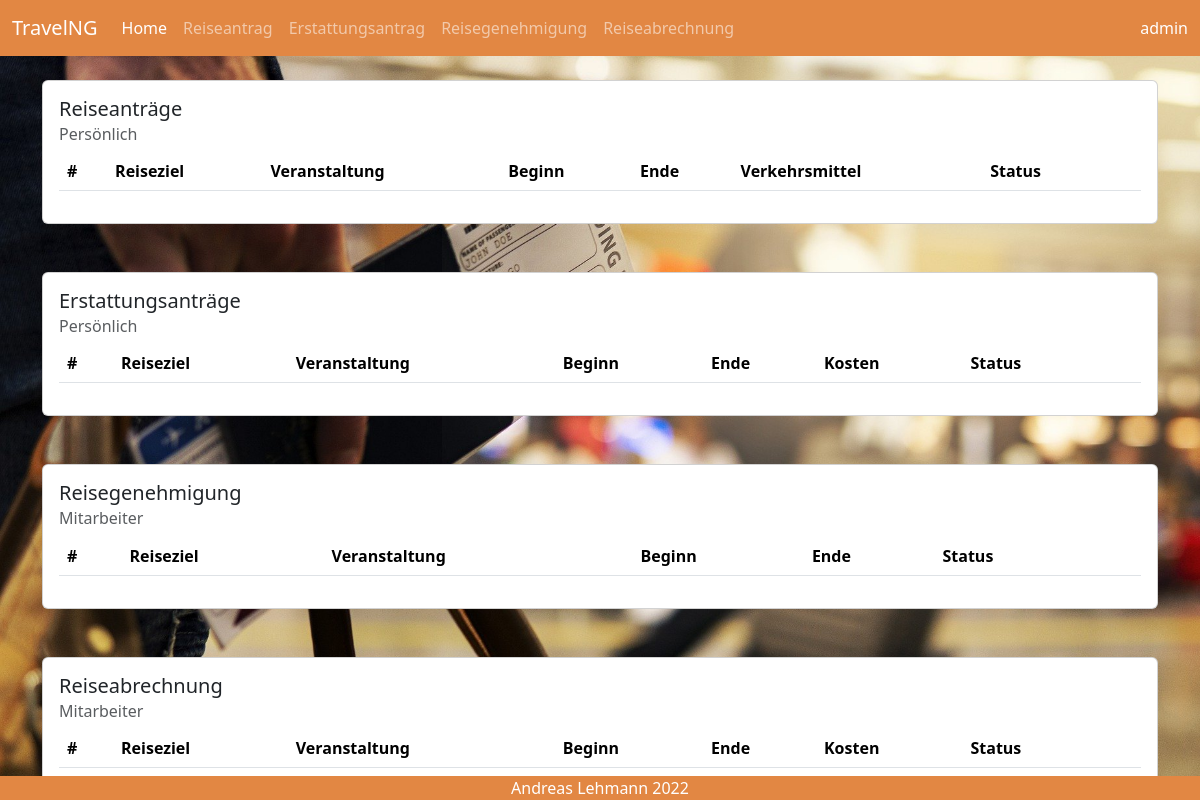
The app's page / (signed in), older data.
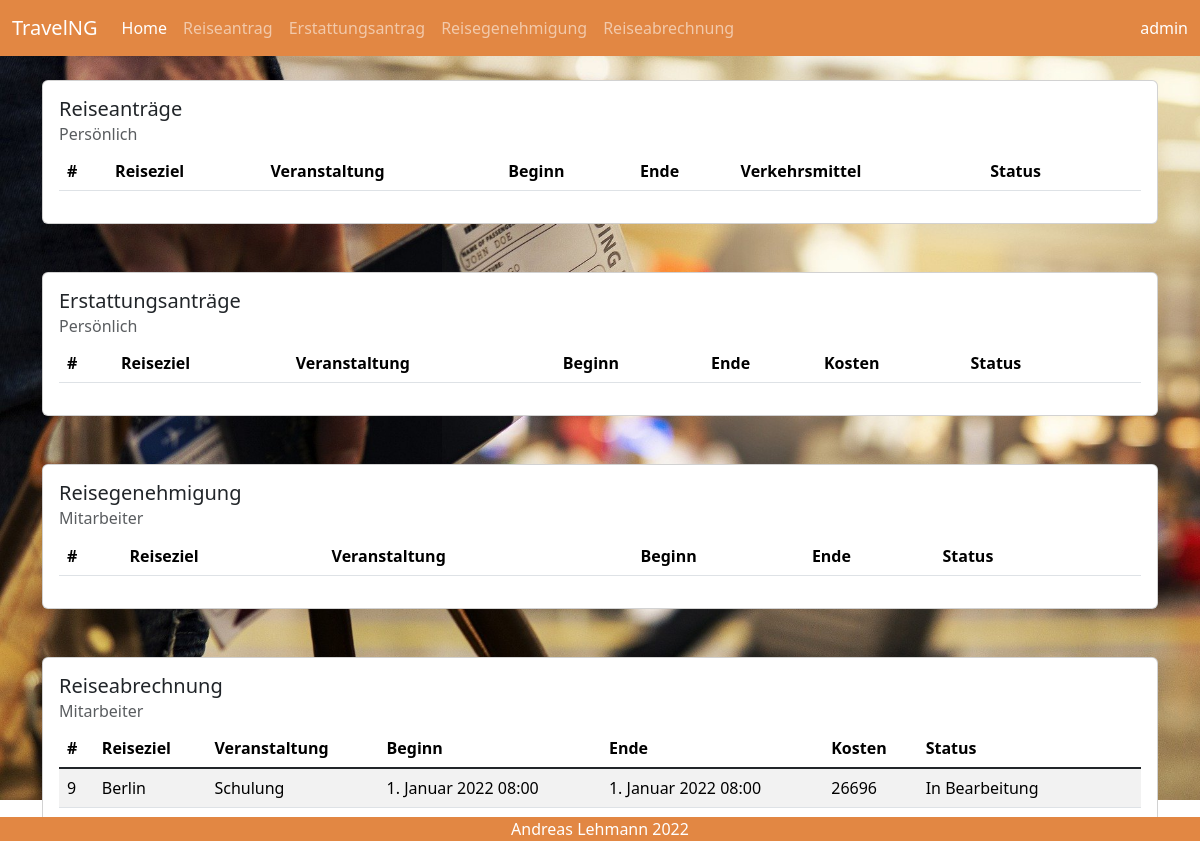
The same page, newer data.
### request/models.py (models this page shows, shortened)
class TravelInvoice(models.Model):
    STATUS_CHOICES = [('In Bearbeitung', 'In Bearbeitung'),
                      ('Auszahlung angewiesen', 'Auszahlung angewiesen'),
                      ]
    username = models.CharField(max_length=50, null=True, blank=False)
    employee = models.CharField(max_length=50, null=True, blank=False)
    travel_request = models.OneToOneField(TravelRequest, on_delete=models.SET_NULL, null=True, blank=False)
    destination = models.CharField(max_length=30, null=True, blank=True)
    event = models.CharField(max_length=30, null=True, blank=True)
    journey_start = models.DateTimeField(null=True, blank=True)
    journey_end = models.DateTimeField(null=True, blank=True)
    event_start = models.DateTimeField(null=True, blank=True)
    event_end = models.DateTimeField(null=True, blank=True)
    hotel_costs = models.IntegerField(blank=False)
    transport_costs = models.IntegerField(blank=False)
    other_costs = models.IntegerField(blank=False)
    upload = models.FileField(upload_to=user_directory_path, null=True, blank=True)
    tr_status = models.CharField(default='In Bearbeitung', max_length=30, null=True, blank=True)
    ti_status = models.CharField(default='In Bearbeitung', max_length=30, choices=STATUS_CHOICES)
    class Meta:
        permissions = [
            (
                'is_clerk', 'can access invoice page'
            )
        ]

### request/views.py (the view)
# urls.py: 2. Add a URL to urlpatterns:  path('', views.home, name='home')
@login_required
def home(request):
    travel_requests = TravelRequest.objects.all().order_by('journey_start')
    travel_invoices = TravelInvoice.objects.all().order_by('journey_start')
    return render(request, 'request/home.html',
                  {'page_title': '', 'travel_requests': travel_requests, 'travel_invoices': travel_invoices})

### templates/request/home.html (shortened to what this page needs)
{% extends 'request/base.html' %}
{% load bootstrap5 bootstrap_icons mathfilters %}
{% block content %}
    <div class="container">
        <div class="card" style="width: 100%;">
            <div class="card-body">
                <h5 class="card-title">Reiseanträge</h5>
                <h6 class="card-subtitle mb-2 text-muted">Persönlich</h6>
                <table class="table table-striped table-hover">
                    <thead class="">
                    <tr>
                        <th>#</th>
                        <th>Reiseziel</th>
                        <th>Veranstaltung</th>
                        <th>Beginn</th>
                        <th>Ende</th>
                        <th>Verkehrsmittel</th>
                        <th>Status</th>
                        <th>&nbsp;</th>
                    </tr>
                    </thead>
                </table>
            </div>
        </div>
        <div class="card" style="width: 100%;">
            <div class="card-body">
                <h5 class="card-title">Erstattungsanträge</h5>
                <h6 class="card-subtitle mb-2 text-muted">Persönlich</h6>
                <table class="table table-striped table-hover">
                    <thead class="">
                    <tr>
                        <th>#</th>
                        <th>Reiseziel</th>
                        <th>Veranstaltung</th>
                        <th>Beginn</th>
                        <th>Ende</th>
                        <th>Kosten</th>
                        <th>Status</th>
                        <th>&nbsp;</th>
                    </tr>
                    </thead>
                </table>
            </div>
        </div>
        {% if perms.request.is_supervisor %}
            <div class="card" style="width: 100%;">
                <div class="card-body">
                    <h5 class="card-title">Reisegenehmigung</h5>
                    <h6 class="card-subtitle mb-2 text-muted">Mitarbeiter</h6>
                    <table class="table table-striped table-hover">
                        <thead class="">
                        <tr>
                            <th>#</th>
                            <th>Reiseziel</th>
                            <th>Veranstaltung</th>
                            <th>Beginn</th>
                            <th>Ende</th>
                            <th>Status</th>
                            <th>&nbsp;</th>
                        </tr>
                        </thead>
                    </table>
                </div>
            </div>
        {% endif %}
        {% if perms.request.is_clerk %}
            <div class="card" style="width: 100%;">
                <div class="card-body">
                    <h5 class="card-title">Reiseabrechnung</h5>
                    <h6 class="card-subtitle mb-2 text-muted">Mitarbeiter</h6>
                    <table class="table table-striped table-hover">
                        <thead class="">
                        <tr>
                            <th>#</th>
                            <th>Reiseziel</th>
                            <th>Veranstaltung</th>
                            <th>Beginn</th>
                            <th>Ende</th>
                            <th>Kosten</th>
                            <th>Status</th>
                            <th>&nbsp;</th>
                        </tr>
                        </thead>
                        <tbody class="table-group-divider">
                        {% for TravelInvoice in travel_invoices %}
                            {% if TravelInvoice.ti_status == 'In Bearbeitung' %}
                                <tr>
                                    <td>{{ TravelInvoice.id }}</td>
                                    <td>{{ TravelInvoice.destination }}</td>
                                    <td>{{ TravelInvoice.event }}</td>
                                    <td>{{ TravelInvoice.journey_start }}</td>
                                    <td>{{ TravelInvoice.journey_end }}</td>
                                    <td>{{ TravelInvoice.hotel_costs|add:TravelInvoice.transport_costs|add:TravelInvoice.other_costs }}</td>
                                    <td>{{ TravelInvoice.ti_status }}</td>
                                    <td>
                                    </td>
                                </tr>
                            {% endif %}
                        {% endfor %}
                        </tbody>
                    </table>
                </div>
            </div>
            </div>
        {% endif %}
{% endblock %}

### templates/request/base.html (shortened to what this page needs)
{% load bootstrap5 bootstrap_icons %}
{% bootstrap_css %}
{% load static %}
<link rel="stylesheet" href="{% static 'bootstrap_icons/css/bootstrap_icons.css' %}">
<!DOCTYPE html>
<html lang="en">
<head>
</head>
<body>
<div class="bg-image" style="background-image: url('{% static 'travel-g774051fb3_1920.jpg' %}');
        height: 100vh;
        background-size: cover;
        background-repeat: no-repeat;
        "
>
    {% block navigation %}
        <nav class="navbar navbar-expand-lg navbar-dark mb-4" style="background-color: #e28743;">
            <div class="container-fluid">
                <a class="navbar-brand" href="#">{% md_icon 'earth' %}TravelNG</a>
                <ul class="navbar-nav me-auto mb-2 mb-lg-0">
                    <li class="nav-item">
                        <a class="nav-link active" aria-current="page"
                           href="{% url 'home' %}">{% bs_icon 'house' %}Home</a>
                    </li>
                    <li class="nav-item">
                        <a class="nav-link"
                           href="{% url 'addTravelRequest' %}">{% bs_icon 'airplane' %}Reiseantrag</a>
                    </li>
                    <li class="nav-item">
                        <a class="nav-link"
                           href="{% url 'addTravelInvoice' %}">{% bs_icon 'bank' %}Erstattungsantrag</a>
                    </li>
                    {% if perms.request.is_supervisor %}
                        <li class="nav-item">
                            <a class="nav-link"
                               href="{% url 'travelAuth' %}">{% bs_icon 'bag-check' %}Reisegenehmigung</a>
                        </li>
                    {% endif %}
                    {% if perms.request.is_clerk %}
                        <li class="nav-item">
                            <a class="nav-link"
                               href="{% url 'travelInvoiceRefund' %}">{% bs_icon 'cash-coin' %}Reiseabrechnung</a>
                        </li>
                    {% endif %}
                </ul>
                <a class="nav-link text-white" href="{% url 'logout' %}">{% bs_icon 'person' %}{{ user.username }}</a>
            </div>
        </nav>
    {% endblock %}
    {% block content %}{% endblock %}
</div>
</body>
{% block footer %}
    <div class="text-center text-white fixed-bottom" style="background-color: #e28743;">{% bs_icon 'c-circle' %}Andreas
        Lehmann 2022
    </div>
{% endblock %}
</html>

Row changes from the older to the newer data that the page shows:
added TravelInvoice: id "9", destination "Berlin", event "Schulung", journey_start "1. Januar 2022 08:00", journey_end "1. Januar 2022 08:00", hotel_costs|add "26696", ti_status "In Bearbeitung"
